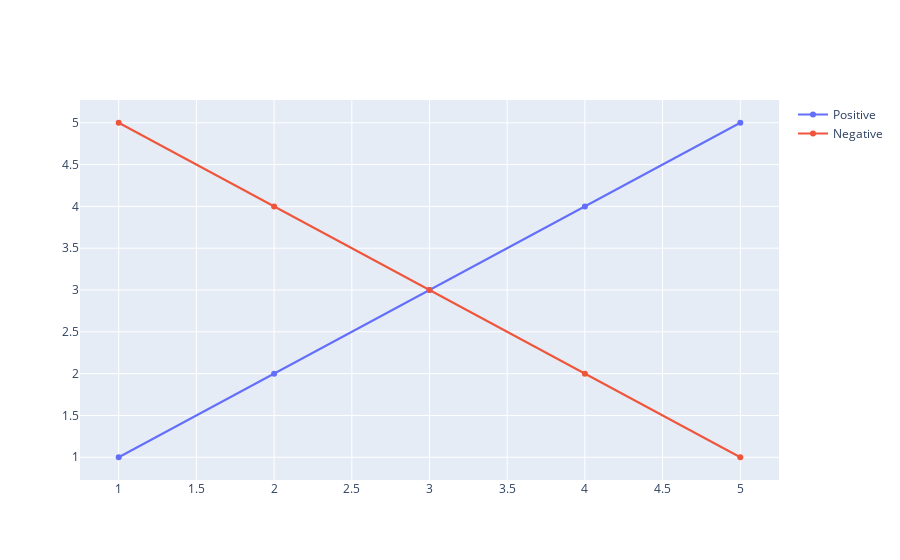

Source (notebook cell):
### Code cell
import plotly.graph_objects as go

fig = go.Figure()

fig.add_trace(go.Scatter(
    x=[1, 2, 3, 4, 5],
    y=[1, 2, 3, 4, 5],
    name="Positive"
))

fig.add_trace(go.Scatter(
    x=[1, 2, 3, 4, 5],
    y=[5, 4, 3, 2, 1],
    name="Negative"
))

fig.show()

### Figure 1 — Plotly figure (JSON) as saved in the notebook; plotly's stock layout.template omitted (floating-point values rounded to 4 significant figures)
{"data": [{"name": "Positive", "type": "scatter", "x": [1, 2, 3, 4, 5], "y": [1, 2, 3, 4, 5]}, {"name": "Negative", "type": "scatter", "x": [1, 2, 3, 4, 5], "y": [5, 4, 3, 2, 1]}], "layout": {"autosize": true, "xaxis": {"autorange": true, "range": [0.7518, 5.248], "type": "linear"}, "yaxis": {"autorange": true, "range": [0.6699, 5.33], "type": "linear"}}}
